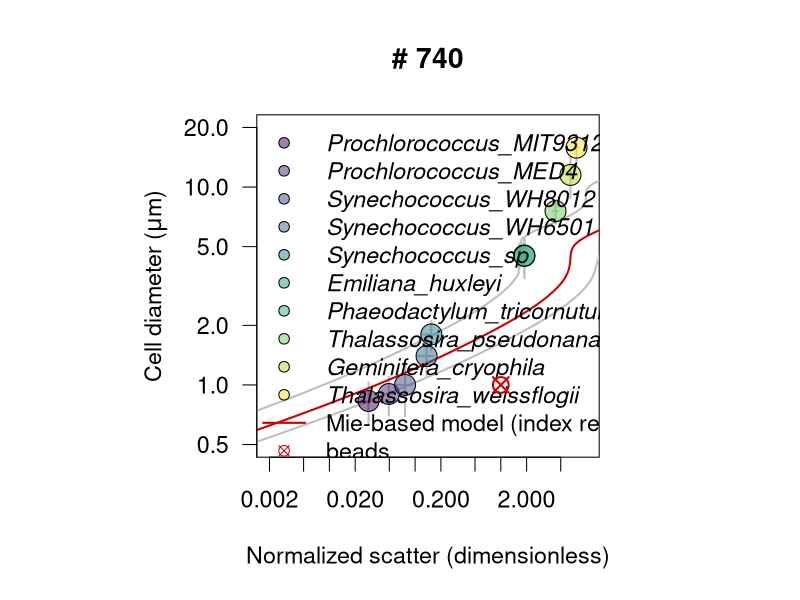

Source code (R):
#########################
### LINEAR REGRESSION ###
#########################
library(scales)
library(viridis)
path.to.git.repository <- "~/Documents/DATA/Codes/fsc-size-calibration"
setwd(path.to.git.repository)

culture <- read.csv("scatter_calibration.csv")
culture$norm.fsc <- culture$fsc / culture$fsc.beads
culture$norm.fsc.sd <- culture$fsc.sd / culture$fsc.beads
culture$volume <- 4/3 * pi * (culture$diameter/2)^3
culture$volume.sd <- culture$volume * culture$diameter.sd/culture$diameter

culture2 <- aggregate(culture, by=list(culture$species), FUN=mean)
culture2 <- culture2[order(culture2$norm.fsc),]

beads <-




mie <- read.csv("calibrated-mie.csv")
inst <- 740


png(paste0(inst,"-Size-scatter.png"),width=12, height=12, unit='in', res=100)

  par(mfrow=c(1,1), pty='s',cex=1.4)
  plot(culture2$norm.fsc, culture2$diameter, log='xy', pch=NA,ylab=substitute(paste("Cell diameter (",mu,"m)")), xlab="Normalized scatter (dimensionless)",cex=2, xaxt='n', yaxt='n', xlim=c(0.002,10), ylim=c(0.5,20), main=paste("#",inst))
  with(culture2, arrows(norm.fsc, diameter-culture2$diameter.sd, norm.fsc, diameter + culture2$diameter.sd,  code = 3, length=0, col='grey',lwd=2))
  with(culture2, arrows(norm.fsc-norm.fsc.sd, diameter, norm.fsc+norm.fsc.sd, diameter,  code = 3, length=0,col='grey',lwd=2))
  lines(mie$scatter, mie[,paste0("diam_",inst,"_mid")], col='red3', lwd=2)
  lines(mie$scatter, mie[,paste0("diam_",inst,"_upr")], col='grey', lwd=2)
  lines(mie$scatter, mie[,paste0("diam_",inst,"_lwr")], col='grey', lwd=2)
  axis(1, at=c(0.002,0.005,0.01,0.02,0.05,0.1,0.2,0.5,1,2,5))
  axis(2, at=c(0.1,0.2,0.5,1,2,5,10,20),las=1)
  points(culture2$norm.fsc, culture2$diameter, bg=alpha(viridis(nrow(culture2)),0.5), pch=21,cex=2)
  legend("topleft",legend=c(as.vector(culture2$Group.1),"Mie-based model (index refraction = 1.031 +/- 0.014)","beads"), pch=c(rep(21,nrow(culture2)),NA, 13), lwd=c(rep(NA,nrow(culture2)),2, NA), bty='n',
            pt.bg=alpha(viridis(nrow(culture2)),0.5), col=c(rep(1,nrow(culture2)),'red3','red3'), text.font=c(rep(3,nrow(culture2)),1,1))

             points(1,1,pch=13, col='red3',lwd=2, cex=1.5) # beads location based on  corrected Mie theory

dev.off()
